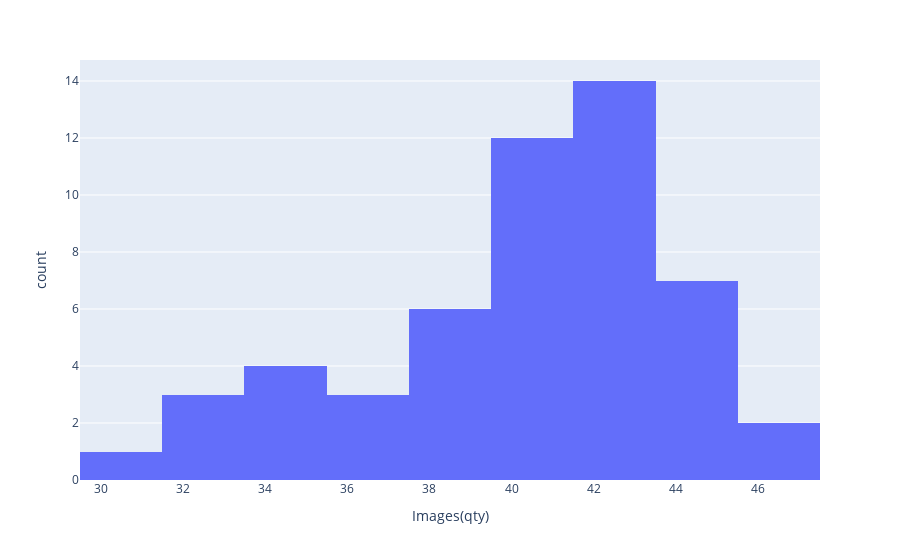

Notebook code for this chart:
### Code cell
fig = px.histogram(df, 'Images(qty)')
fig.show()

### Figure 1 — Plotly figure (JSON) as saved in the notebook; plotly's stock layout.template omitted (floating-point values rounded to 4 significant figures)
{"data": [{"alignmentgroup": "True", "bingroup": "x", "hovertemplate": "Images(qty)=%{x}<br>count=%{y}<extra></extra>", "legendgroup": "", "marker": {"color": "#636efa", "pattern": {"shape": ""}}, "name": "", "offsetgroup": "", "orientation": "v", "showlegend": false, "type": "histogram", "x": [44, 32, 43, 42, 40, 39, 45, 41, 33, 38, 36, 41, 42, 43, 43, 40, 42, 40, 46, 42, 42, 39, 45, 39, 34, 31, 41, 42, 41, 44, 41, 42, 44, 41, 41, 38, 40, 36, 39, 35, 34, 46, 44, 32, 43, 35, 42, 37, 42, 43, 41, 44], "xaxis": "x", "yaxis": "y"}], "layout": {"autosize": true, "barmode": "relative", "legend": {"tracegroupgap": 0}, "margin": {"t": 60}, "xaxis": {"anchor": "y", "autorange": true, "domain": [0, 1], "range": [29.5, 47.5], "title": {"text": "Images(qty)"}, "type": "linear"}, "yaxis": {"anchor": "x", "autorange": true, "domain": [0, 1], "range": [0, 14.74], "title": {"text": "count"}}}}
